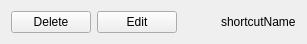
<?xml version="1.0" encoding="UTF-8"?>
<ui version="4.0">
 <class>ShortcutWidget</class>
 <widget class="QWidget" name="ShortcutWidget">
  <property name="geometry">
   <rect>
    <x>0</x>
    <y>0</y>
    <width>300</width>
    <height>41</height>
   </rect>
  </property>
  <property name="windowTitle">
   <string>Form</string>
  </property>
  <layout class="QHBoxLayout" name="horizontalLayout">
   <property name="sizeConstraint">
    <enum>QLayout::SetFixedSize</enum>
   </property>
   <item>
    <widget class="QPushButton" name="deleteButton">
     <property name="sizePolicy">
      <sizepolicy hsizetype="Fixed" vsizetype="Fixed">
       <horstretch>0</horstretch>
       <verstretch>0</verstretch>
      </sizepolicy>
     </property>
     <property name="text">
      <string>Delete</string>
     </property>
    </widget>
   </item>
   <item>
    <widget class="QPushButton" name="editButton">
     <property name="sizePolicy">
      <sizepolicy hsizetype="Fixed" vsizetype="Fixed">
       <horstretch>0</horstretch>
       <verstretch>0</verstretch>
      </sizepolicy>
     </property>
     <property name="text">
      <string>Edit</string>
     </property>
    </widget>
   </item>
   <item>
    <widget class="QLabel" name="shortcutIcon">
     <property name="sizePolicy">
      <sizepolicy hsizetype="Fixed" vsizetype="Fixed">
       <horstretch>0</horstretch>
       <verstretch>0</verstretch>
      </sizepolicy>
     </property>
     <property name="styleSheet">
      <string notr="true">margin-left:25px</string>
     </property>
     <property name="text">
      <string/>
     </property>
     <property name="pixmap">
      <pixmap resource="../resources.qrc">:/ShortcutManager/icons/default-shortcut-desk.png</pixmap>
     </property>
    </widget>
   </item>
   <item>
    <widget class="QLabel" name="shortcutName">
     <property name="sizePolicy">
      <sizepolicy hsizetype="Preferred" vsizetype="Fixed">
       <horstretch>0</horstretch>
       <verstretch>0</verstretch>
      </sizepolicy>
     </property>
     <property name="text">
      <string>shortcutName</string>
     </property>
    </widget>
   </item>
  </layout>
 </widget>
 <resources>
  <include location="../resources.qrc"/>
 </resources>
 <connections/>
</ui>
